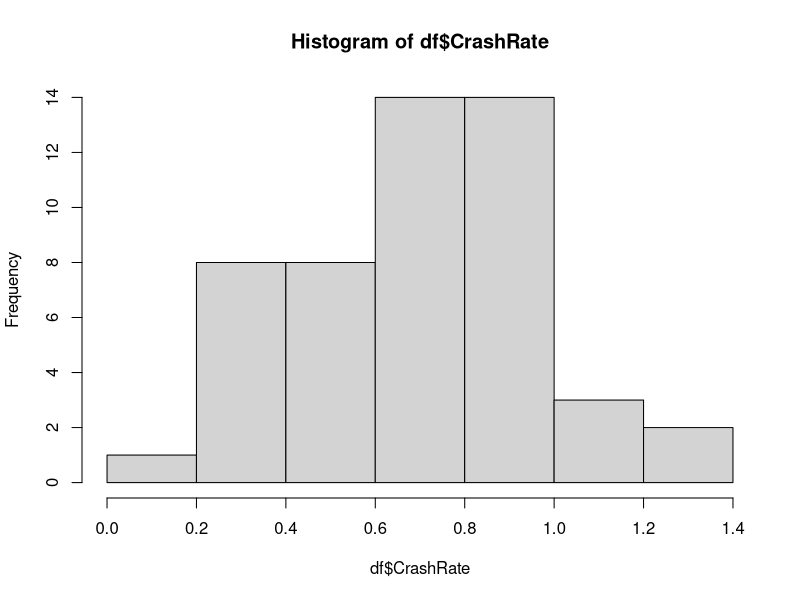
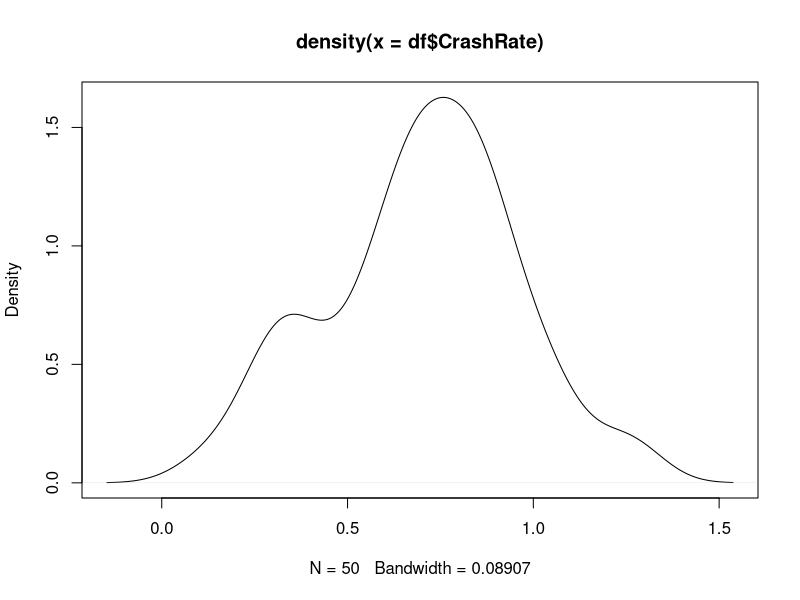
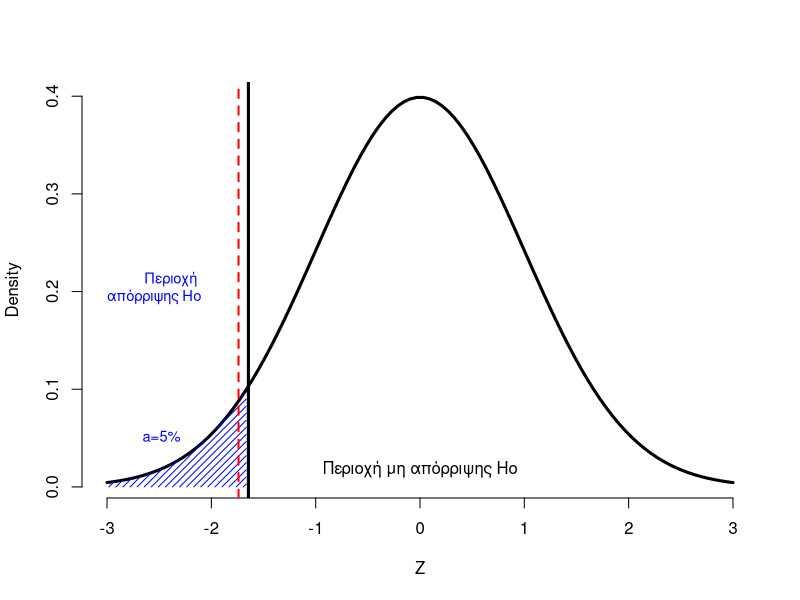
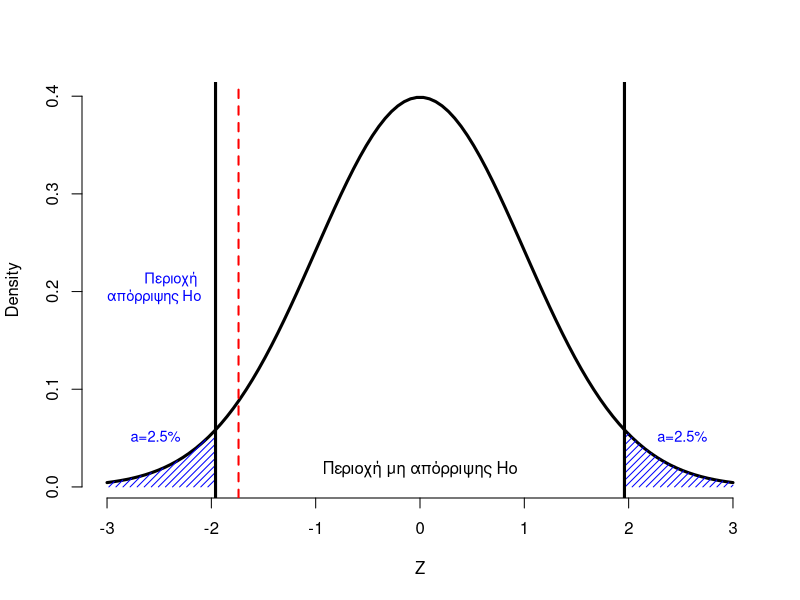

These figures' R source, in order:
## ---- chunk 1
df <- c(0.3, 0.91, 0.69, 0.57, 0.28, 0.86, 0.68, 0.36, 0.83, 0.88, 
0.76, 0.85, 1.05, 0.7, 0.83, 0.76, 0.51, 0.6, 0.8, 0.71, 1.24, 
1.09, 0.23, 0.67, 0.97, 0.97, 0.37, 0.31, 0.76, 0.63, 0.91, 0.97, 
0.4, 0.59, 1.05, 0.57, 0.12, 0.69, 0.86, 0.7, 0.6, 0.69, 0.51, 
0.72, 1.27, 0.82, 0.43, 0.86, 0.32, 0.83)

df <- data.frame(df)
colnames(df) <- "CrashRate"
df
## ---- chunk 2
hist(df$CrashRate)
plot(density(df$CrashRate)) # plots the results
## ---- chunk 3
mean_pop <- 0.8 # μέσο όρο πληθυσμού
sd_pop <- 0.4 #τυπική απόκλιση πληθυσμού
mean_sample <- mean(df$CrashRate) # 0.7016
sd_sample <-sd(df$CrashRate) # 0.2579619
n <- length(df$CrashRate) # 50
## ---- chunk 4
alpha <- 0.05
## ---- chunk 5
Z.critical <- qnorm(alpha)
Z.critical
## ---- chunk 6
(z_obtained<-(mean_sample-mean_pop)/(sd_pop/sqrt(n)))

## ---- chunk 7
area_poly <- function(cur, cutoff, side=c(1,-1), col = "grey", border=NA, ...)
{
  if (side[1]>0 )# on the right
  {
    pos <- min(which(cur$x > cutoff))
    end <- length(cur$x)
  }
  else # on the left
  {
    pos <- max(which(cur$x < cutoff))
    end <- 1
  }
  polygon(x=c(cur$x[end:pos], cur$x[pos], cur$x[end]),
          y=c(cur$y[end:pos], 0, 0), col=col, border=border, ...)
}

cc <- curve(dnorm(x, mean = 0, sd = 1), from = -3, to = 3, n = 100, lwd = 3,
            xlab = "Z", ylab = "Density", frame = F)
area_poly(cc, cutoff =Z.critical, side = 0, col = "blue", density = 20)

abline(v = Z.critical,  lwd=3)

abline(v = z_obtained, col = "red", lwd=2, lty=2)
text(-2.2,0.05,"a=5%",     cex = 0.88, pos = 2, col = "blue")
mtext("Περιοχή μη απόρριψης Ho",side = 1,line = - 2)

text(-2,0.2,"Περιοχή \nαπόρριψης Ηο",     cex = 0.88, pos = 2, col = "blue")

## ---- chunk 8
Z.critical <- qnorm(1-alpha/2)
Z.critical
## ---- chunk 9

cc <- curve(dnorm(x, mean = 0, sd = 1), from = -3, to = 3, n = 100, lwd = 3,
            xlab = "Z", ylab = "Density", frame = F)
area_poly(cc, cutoff =-Z.critical, side = 0, col = "blue", density = 20)
area_poly(cc, cutoff =Z.critical, side = 2, col = "blue", density = 20)
abline(v = -Z.critical,  lwd=3)
abline(v = Z.critical,  lwd=3)
abline(v = z_obtained, col = "red", lwd=2, lty=2)
mtext("Περιοχή μη απόρριψης Ho",side = 1,line = - 2)
text(-2.2,0.05,"a=2.5%",     cex = 0.88, pos = 2, col = "blue")
text(2.85,0.05,"a=2.5%",     cex = 0.88, pos = 2, col = "blue")
text(-2,0.2,"Περιοχή \nαπόρριψης Ηο",     cex = 0.88, pos = 2, col = "blue")
